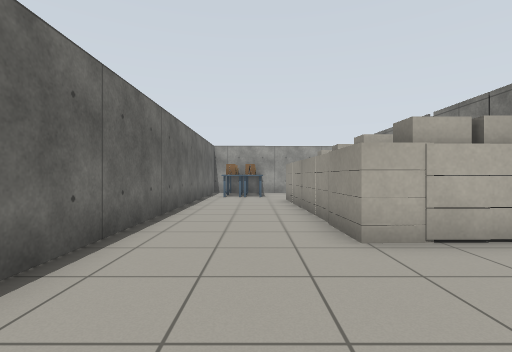
[1] (above)

17 first-person views from a walk through a Gazebo world. The camera is 0.9 m above the floor, looks level and sees 85° across. The lines on the ground mark 1 m squares. The floor is counted in squares, 1 m on a side. Each view is taken from the middle of a square. On the plan, view 1 faces up. The plan holds only what a view shows up to about 11 squares ahead; the rest is blank. Robots are left out. Gazebo's built-in surfaces are drawn with simple patterns. Some stock models are drawn as simple stand-ins. Some surface patterns are stand-ins.

[2]
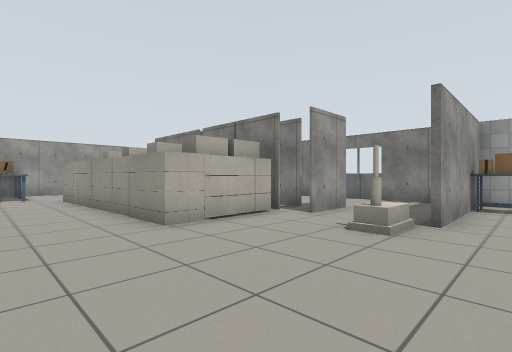

[3]
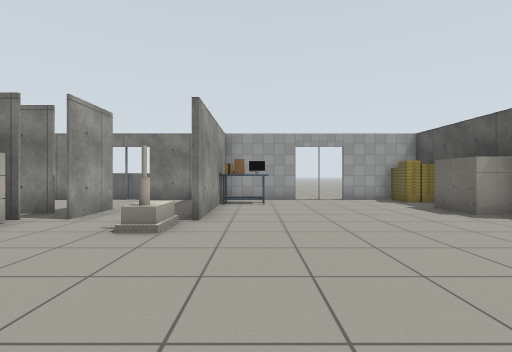

[4]
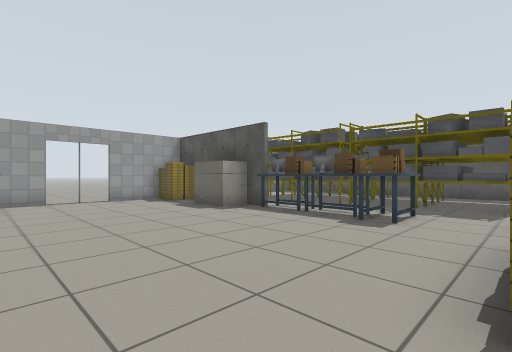

[5]
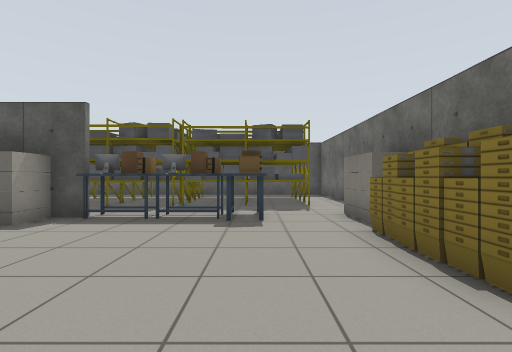

[6]
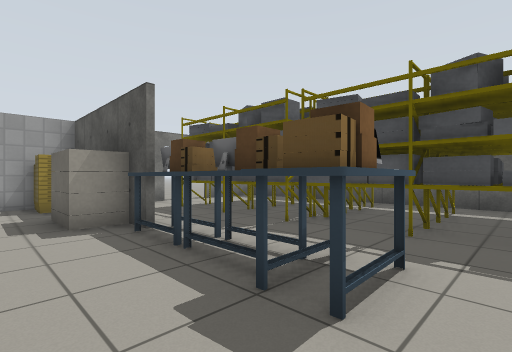

[7]
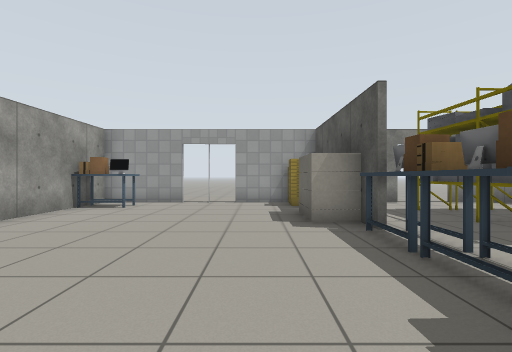

[8]
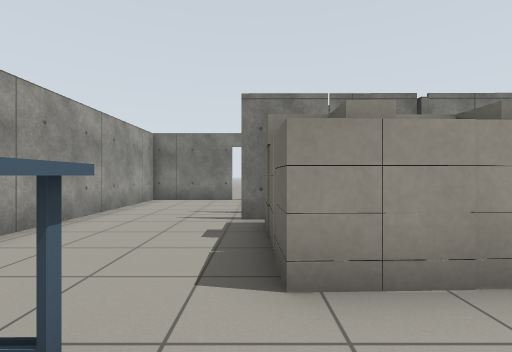

[9]
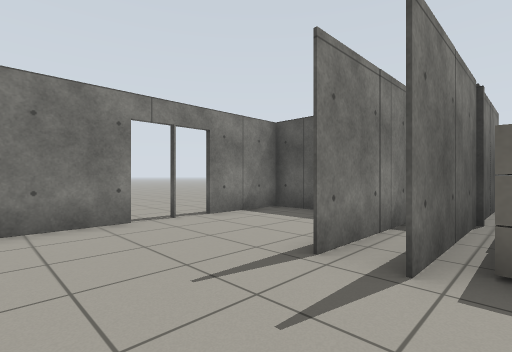

[10]
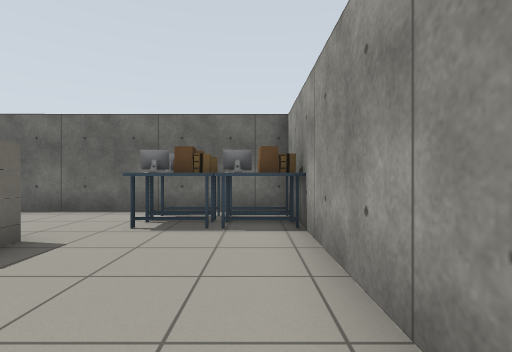

[11]
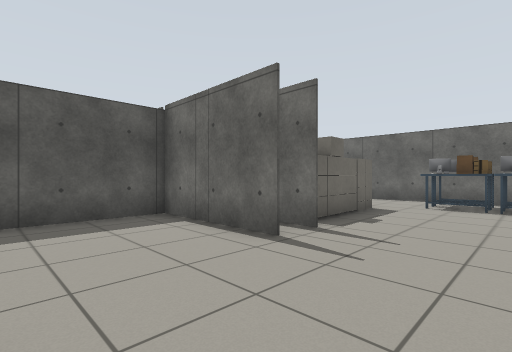

[12]
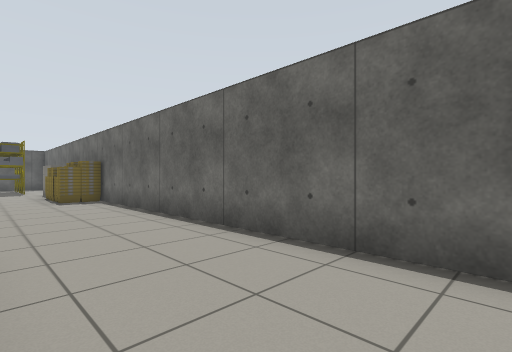

[13]
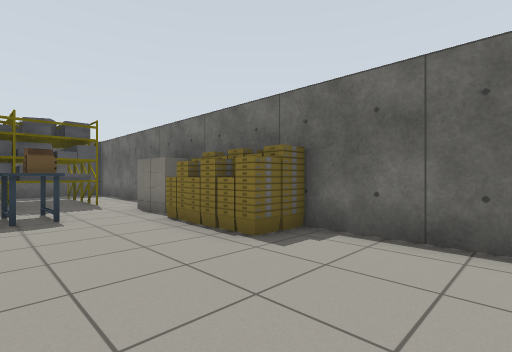

[14]
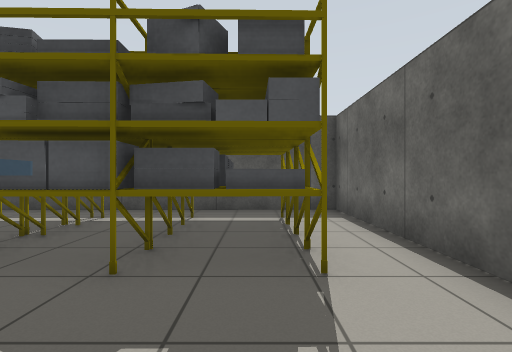

[15]
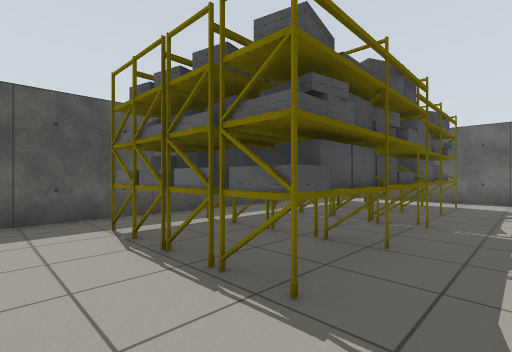

[16]
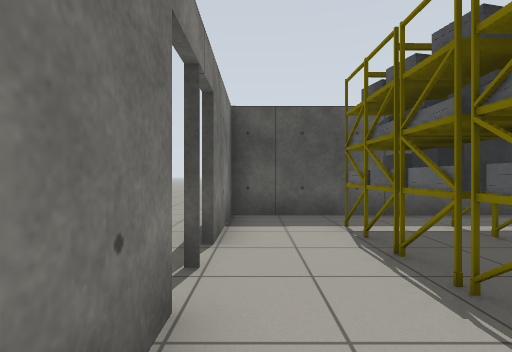

[17]
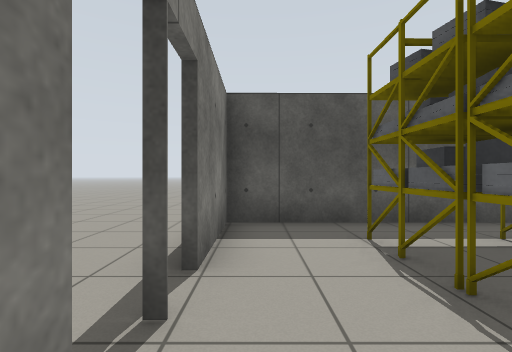

### Floor plan
Points are (right, up) in squares from view 1. A wall is a line through its corners. A room is listed if a view was taken in it or the views show most of it. See-through windows are left out.
Room 1 (views 1, 2, 3, 4, 5, 6, 7, 8, 9, 10, 11, 12, 13, 14, 15, 16, 17)
walls: (4.7, 3.8) (4.8, 11.3); (5.7, 3.8) (5.7, 4.7); (4.6, -7.1) (9.5, -7) (9.5, -4.3); (9.5, -2.5) (9.5, 0.2) (4.5, 0.1); (5.7, 8.2) (5.8, 11.3) (5.8, 7.7) (9.5, 7.7) (9.5, 10.1); (9.6, -9.9) (9.5, -8.5); (9.5, 11.9) (9.5, 14.9) (-2.2, 14.8) (-2.1, -14.4) (9.6, -14.4) (9.6, -11.6)
ways out: opening at (5.5, 1.5); open door at (9.5, 11); open door at (10, -10.5); open door at (10, -3.5)
objects: house (-2, -7) to (-1, -7); bucket (-2, -5) to (-1, -5); bucket (-2, -3) to (-1, -3); bucket (-1, -4); desk (-1, 12) to (-1, 13); desk (-1, 14); shelf (0, -13) to (1, -12); shelf (0, -11) to (3, -11); shelf (0, -10) to (3, -10); desk (0, 12); desk (0, 13) to (0, 14); desk (1, -8) to (1, -7); house (1, 9) to (2, 9); house (1, 10) to (2, 11); desk (2, -7) to (3, -7); house (2, 4) to (2, 5); house (2, 6); house (2, 7) to (2, 8); shelf (3, -13) to (3, -12); house (3, 4) to (4, 5); house (3, 6) to (4, 7); house (3, 8) to (4, 9); house (3, 10) to (4, 11); shelf (4, -13) to (7, -12); shelf (4, -11) to (7, -11); shelf (4, -10) to (7, -10); desk (4, -7); house (4, 1); house (6, -7) to (7, -6); desk (8, -1); bucket (9, -7) to (9, -6)

Where each view was taken, in squares from view 1:
view 1: 0 up, 0 right, facing up
view 2: 1 down, 1 left, facing up-right
view 3: 1 down, 1 left, facing right
view 4: 1 down, 1 left, facing down-right
view 5: 1 down, 1 right, facing down
view 6: 5 down, 0 right, facing down-right
view 7: 5 down, 0 right, facing right
view 8: 11 up, 1 left, facing right
view 9: 14 up, 4 right, facing down-right
view 10: 14 up, 5 right, facing left
view 11: 14 up, 9 right, facing down-left
view 12: 8 up, 1 right, facing down-left
view 13: 0 up, 2 right, facing down-left
view 14: 7 down, 0 right, facing down
view 15: 8 down, 9 right, facing down-left
view 16: 8 down, 9 right, facing down
view 17: 9 down, 9 right, facing down
